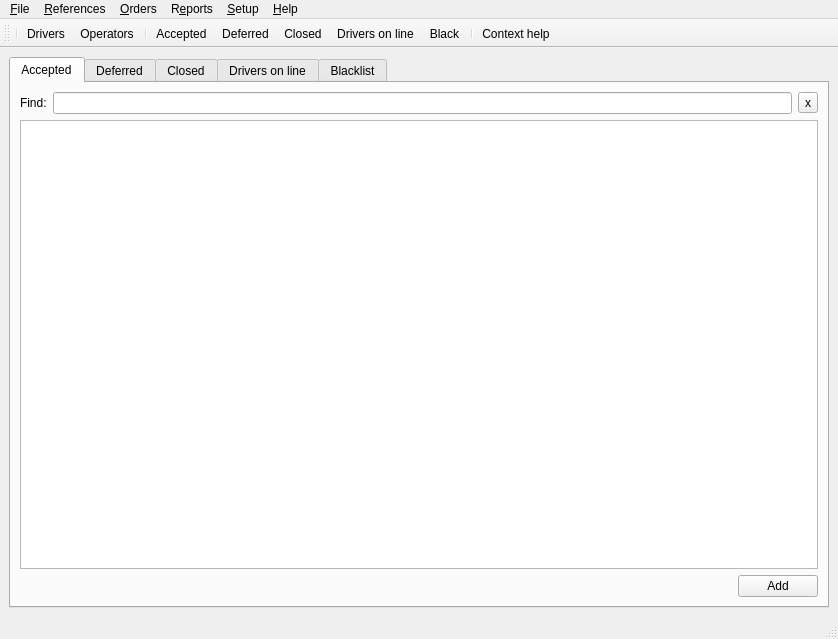
<ui version="4.0" >
 <class>MainWindow</class>
 <widget class="QMainWindow" name="MainWindow" >
  <property name="geometry" >
   <rect>
    <x>0</x>
    <y>0</y>
    <width>838</width>
    <height>639</height>
   </rect>
  </property>
  <property name="windowTitle" >
   <string>Qtaxi - version 0.01</string>
  </property>
  <widget class="QWidget" name="centralwidget" >
   <layout class="QGridLayout" >
    <property name="leftMargin" >
     <number>9</number>
    </property>
    <property name="topMargin" >
     <number>9</number>
    </property>
    <property name="rightMargin" >
     <number>9</number>
    </property>
    <property name="bottomMargin" >
     <number>9</number>
    </property>
    <property name="horizontalSpacing" >
     <number>6</number>
    </property>
    <property name="verticalSpacing" >
     <number>6</number>
    </property>
    <item row="0" column="0" >
     <widget class="QTabWidget" name="tabWidget" >
      <property name="currentIndex" >
       <number>0</number>
      </property>
      <widget class="QWidget" name="acceptedtab" >
       <attribute name="title" >
        <string>Accepted</string>
       </attribute>
       <attribute name="icon" >
        <iconset resource="../icons/resources.qrc" >:/32/new.png</iconset>
       </attribute>
       <layout class="QGridLayout" >
        <property name="leftMargin" >
         <number>9</number>
        </property>
        <property name="topMargin" >
         <number>9</number>
        </property>
        <property name="rightMargin" >
         <number>9</number>
        </property>
        <property name="bottomMargin" >
         <number>9</number>
        </property>
        <property name="horizontalSpacing" >
         <number>6</number>
        </property>
        <property name="verticalSpacing" >
         <number>6</number>
        </property>
        <item row="0" column="0" >
         <layout class="QVBoxLayout" >
          <property name="spacing" >
           <number>6</number>
          </property>
          <property name="leftMargin" >
           <number>0</number>
          </property>
          <property name="topMargin" >
           <number>0</number>
          </property>
          <property name="rightMargin" >
           <number>0</number>
          </property>
          <property name="bottomMargin" >
           <number>0</number>
          </property>
          <item>
           <layout class="QHBoxLayout" >
            <property name="spacing" >
             <number>6</number>
            </property>
            <property name="leftMargin" >
             <number>0</number>
            </property>
            <property name="topMargin" >
             <number>0</number>
            </property>
            <property name="rightMargin" >
             <number>0</number>
            </property>
            <property name="bottomMargin" >
             <number>0</number>
            </property>
            <item>
             <widget class="QLabel" name="label_2" >
              <property name="text" >
               <string>Find:</string>
              </property>
             </widget>
            </item>
            <item>
             <widget class="QLineEdit" name="accepedfindlineEdit" />
            </item>
            <item>
             <widget class="QToolButton" name="acceptedfindtoolButton" >
              <property name="text" >
               <string>x</string>
              </property>
             </widget>
            </item>
           </layout>
          </item>
          <item>
           <widget class="QTableView" name="acceptedtableView" >
            <property name="selectionMode" >
             <enum>QAbstractItemView::SingleSelection</enum>
            </property>
            <property name="selectionBehavior" >
             <enum>QAbstractItemView::SelectRows</enum>
            </property>
           </widget>
          </item>
          <item>
           <layout class="QHBoxLayout" >
            <property name="spacing" >
             <number>6</number>
            </property>
            <property name="leftMargin" >
             <number>0</number>
            </property>
            <property name="topMargin" >
             <number>0</number>
            </property>
            <property name="rightMargin" >
             <number>0</number>
            </property>
            <property name="bottomMargin" >
             <number>0</number>
            </property>
            <item>
             <spacer>
              <property name="orientation" >
               <enum>Qt::Horizontal</enum>
              </property>
              <property name="sizeHint" >
               <size>
                <width>40</width>
                <height>20</height>
               </size>
              </property>
             </spacer>
            </item>
            <item>
             <widget class="QPushButton" name="addacceptedpushButton" >
              <property name="text" >
               <string>Add</string>
              </property>
             </widget>
            </item>
           </layout>
          </item>
         </layout>
        </item>
       </layout>
      </widget>
      <widget class="QWidget" name="deferredtab" >
       <attribute name="title" >
        <string>Deferred</string>
       </attribute>
       <attribute name="icon" >
        <iconset resource="../icons/resources.qrc" >:/32/history.png</iconset>
       </attribute>
       <layout class="QGridLayout" >
        <property name="leftMargin" >
         <number>9</number>
        </property>
        <property name="topMargin" >
         <number>9</number>
        </property>
        <property name="rightMargin" >
         <number>9</number>
        </property>
        <property name="bottomMargin" >
         <number>9</number>
        </property>
        <property name="horizontalSpacing" >
         <number>6</number>
        </property>
        <property name="verticalSpacing" >
         <number>6</number>
        </property>
        <item row="0" column="0" >
         <layout class="QVBoxLayout" >
          <property name="spacing" >
           <number>6</number>
          </property>
          <property name="leftMargin" >
           <number>0</number>
          </property>
          <property name="topMargin" >
           <number>0</number>
          </property>
          <property name="rightMargin" >
           <number>0</number>
          </property>
          <property name="bottomMargin" >
           <number>0</number>
          </property>
          <item>
           <layout class="QHBoxLayout" >
            <property name="spacing" >
             <number>6</number>
            </property>
            <property name="leftMargin" >
             <number>0</number>
            </property>
            <property name="topMargin" >
             <number>0</number>
            </property>
            <property name="rightMargin" >
             <number>0</number>
            </property>
            <property name="bottomMargin" >
             <number>0</number>
            </property>
            <item>
             <widget class="QLabel" name="label_3" >
              <property name="text" >
               <string>Find:</string>
              </property>
             </widget>
            </item>
            <item>
             <widget class="QLineEdit" name="deferredfindlineEdit" />
            </item>
            <item>
             <widget class="QToolButton" name="deferredfindtoolButton" >
              <property name="text" >
               <string>x</string>
              </property>
             </widget>
            </item>
           </layout>
          </item>
          <item>
           <widget class="QTableView" name="deferredtableView" >
            <property name="selectionMode" >
             <enum>QAbstractItemView::SingleSelection</enum>
            </property>
            <property name="selectionBehavior" >
             <enum>QAbstractItemView::SelectRows</enum>
            </property>
           </widget>
          </item>
          <item>
           <layout class="QHBoxLayout" >
            <property name="spacing" >
             <number>6</number>
            </property>
            <property name="leftMargin" >
             <number>0</number>
            </property>
            <property name="topMargin" >
             <number>0</number>
            </property>
            <property name="rightMargin" >
             <number>0</number>
            </property>
            <property name="bottomMargin" >
             <number>0</number>
            </property>
            <item>
             <spacer>
              <property name="orientation" >
               <enum>Qt::Horizontal</enum>
              </property>
              <property name="sizeHint" >
               <size>
                <width>40</width>
                <height>20</height>
               </size>
              </property>
             </spacer>
            </item>
            <item>
             <widget class="QPushButton" name="adddeferredpushButton" >
              <property name="text" >
               <string>Add</string>
              </property>
             </widget>
            </item>
           </layout>
          </item>
         </layout>
        </item>
       </layout>
      </widget>
      <widget class="QWidget" name="closedtab" >
       <attribute name="title" >
        <string>Closed</string>
       </attribute>
       <attribute name="icon" >
        <iconset resource="../icons/resources.qrc" >:/32/apply.png</iconset>
       </attribute>
       <layout class="QGridLayout" >
        <property name="leftMargin" >
         <number>9</number>
        </property>
        <property name="topMargin" >
         <number>9</number>
        </property>
        <property name="rightMargin" >
         <number>9</number>
        </property>
        <property name="bottomMargin" >
         <number>9</number>
        </property>
        <property name="horizontalSpacing" >
         <number>6</number>
        </property>
        <property name="verticalSpacing" >
         <number>6</number>
        </property>
        <item row="0" column="0" >
         <layout class="QVBoxLayout" >
          <property name="spacing" >
           <number>6</number>
          </property>
          <property name="leftMargin" >
           <number>0</number>
          </property>
          <property name="topMargin" >
           <number>0</number>
          </property>
          <property name="rightMargin" >
           <number>0</number>
          </property>
          <property name="bottomMargin" >
           <number>0</number>
          </property>
          <item>
           <layout class="QHBoxLayout" >
            <property name="spacing" >
             <number>6</number>
            </property>
            <property name="leftMargin" >
             <number>0</number>
            </property>
            <property name="topMargin" >
             <number>0</number>
            </property>
            <property name="rightMargin" >
             <number>0</number>
            </property>
            <property name="bottomMargin" >
             <number>0</number>
            </property>
            <item>
             <widget class="QLabel" name="label_4" >
              <property name="text" >
               <string>Find:</string>
              </property>
             </widget>
            </item>
            <item>
             <widget class="QLineEdit" name="closedfindlineEdit" />
            </item>
            <item>
             <widget class="QToolButton" name="closedfindtoolButton" >
              <property name="text" >
               <string>x</string>
              </property>
             </widget>
            </item>
           </layout>
          </item>
          <item>
           <widget class="QTableView" name="closedtableView" >
            <property name="selectionMode" >
             <enum>QAbstractItemView::SingleSelection</enum>
            </property>
            <property name="selectionBehavior" >
             <enum>QAbstractItemView::SelectRows</enum>
            </property>
           </widget>
          </item>
          <item>
           <layout class="QHBoxLayout" >
            <property name="spacing" >
             <number>6</number>
            </property>
            <property name="leftMargin" >
             <number>0</number>
            </property>
            <property name="topMargin" >
             <number>0</number>
            </property>
            <property name="rightMargin" >
             <number>0</number>
            </property>
            <property name="bottomMargin" >
             <number>0</number>
            </property>
            <item>
             <spacer>
              <property name="orientation" >
               <enum>Qt::Horizontal</enum>
              </property>
              <property name="sizeHint" >
               <size>
                <width>40</width>
                <height>20</height>
               </size>
              </property>
             </spacer>
            </item>
            <item>
             <widget class="QPushButton" name="printclosedpushButton" >
              <property name="text" >
               <string>Print</string>
              </property>
             </widget>
            </item>
           </layout>
          </item>
         </layout>
        </item>
       </layout>
      </widget>
      <widget class="QWidget" name="driversonlinetab" >
       <attribute name="title" >
        <string>Drivers on line</string>
       </attribute>
       <attribute name="icon" >
        <iconset resource="../icons/resources.qrc" >:/32/driversonline.png</iconset>
       </attribute>
       <layout class="QGridLayout" >
        <property name="leftMargin" >
         <number>9</number>
        </property>
        <property name="topMargin" >
         <number>9</number>
        </property>
        <property name="rightMargin" >
         <number>9</number>
        </property>
        <property name="bottomMargin" >
         <number>9</number>
        </property>
        <property name="horizontalSpacing" >
         <number>6</number>
        </property>
        <property name="verticalSpacing" >
         <number>6</number>
        </property>
        <item row="0" column="0" >
         <layout class="QVBoxLayout" >
          <property name="spacing" >
           <number>6</number>
          </property>
          <property name="leftMargin" >
           <number>0</number>
          </property>
          <property name="topMargin" >
           <number>0</number>
          </property>
          <property name="rightMargin" >
           <number>0</number>
          </property>
          <property name="bottomMargin" >
           <number>0</number>
          </property>
          <item>
           <layout class="QHBoxLayout" >
            <property name="spacing" >
             <number>6</number>
            </property>
            <property name="leftMargin" >
             <number>0</number>
            </property>
            <property name="topMargin" >
             <number>0</number>
            </property>
            <property name="rightMargin" >
             <number>0</number>
            </property>
            <property name="bottomMargin" >
             <number>0</number>
            </property>
            <item>
             <widget class="QLabel" name="label" >
              <property name="text" >
               <string>Find:</string>
              </property>
             </widget>
            </item>
            <item>
             <widget class="QLineEdit" name="driversfindlineEdit" />
            </item>
            <item>
             <widget class="QToolButton" name="driversfindtoolButton" >
              <property name="text" >
               <string>x</string>
              </property>
             </widget>
            </item>
           </layout>
          </item>
          <item>
           <layout class="QHBoxLayout" >
            <property name="spacing" >
             <number>6</number>
            </property>
            <property name="leftMargin" >
             <number>0</number>
            </property>
            <property name="topMargin" >
             <number>0</number>
            </property>
            <property name="rightMargin" >
             <number>0</number>
            </property>
            <property name="bottomMargin" >
             <number>0</number>
            </property>
            <item>
             <widget class="QListView" name="driverslistView" >
              <property name="maximumSize" >
               <size>
                <width>150</width>
                <height>16777215</height>
               </size>
              </property>
             </widget>
            </item>
            <item>
             <layout class="QVBoxLayout" >
              <property name="spacing" >
               <number>6</number>
              </property>
              <property name="leftMargin" >
               <number>0</number>
              </property>
              <property name="topMargin" >
               <number>0</number>
              </property>
              <property name="rightMargin" >
               <number>0</number>
              </property>
              <property name="bottomMargin" >
               <number>0</number>
              </property>
              <item>
               <spacer>
                <property name="orientation" >
                 <enum>Qt::Vertical</enum>
                </property>
                <property name="sizeHint" >
                 <size>
                  <width>20</width>
                  <height>40</height>
                 </size>
                </property>
               </spacer>
              </item>
              <item>
               <widget class="QToolButton" name="todoltoolButton" >
                <property name="text" >
                 <string/>
                </property>
                <property name="icon" >
                 <iconset resource="../icons/resources.qrc" >:/16/rigth16.png</iconset>
                </property>
               </widget>
              </item>
              <item>
               <widget class="QToolButton" name="fromdoltoolButton" >
                <property name="text" >
                 <string/>
                </property>
                <property name="icon" >
                 <iconset resource="../icons/resources.qrc" >:/16/left16.png</iconset>
                </property>
               </widget>
              </item>
              <item>
               <spacer>
                <property name="orientation" >
                 <enum>Qt::Vertical</enum>
                </property>
                <property name="sizeHint" >
                 <size>
                  <width>20</width>
                  <height>40</height>
                 </size>
                </property>
               </spacer>
              </item>
             </layout>
            </item>
            <item>
             <widget class="QTableView" name="driverstableView" >
              <property name="selectionMode" >
               <enum>QAbstractItemView::SingleSelection</enum>
              </property>
              <property name="selectionBehavior" >
               <enum>QAbstractItemView::SelectRows</enum>
              </property>
             </widget>
            </item>
            <item>
             <widget class="QTreeView" name="parkingtreeView" >
              <property name="maximumSize" >
               <size>
                <width>150</width>
                <height>16777215</height>
               </size>
              </property>
             </widget>
            </item>
           </layout>
          </item>
         </layout>
        </item>
       </layout>
      </widget>
      <widget class="QWidget" name="blacktab" >
       <attribute name="title" >
        <string>Blacklist</string>
       </attribute>
       <attribute name="icon" >
        <iconset resource="../icons/resources.qrc" >:/32/file_del.png</iconset>
       </attribute>
       <layout class="QGridLayout" >
        <property name="leftMargin" >
         <number>9</number>
        </property>
        <property name="topMargin" >
         <number>9</number>
        </property>
        <property name="rightMargin" >
         <number>9</number>
        </property>
        <property name="bottomMargin" >
         <number>9</number>
        </property>
        <property name="horizontalSpacing" >
         <number>6</number>
        </property>
        <property name="verticalSpacing" >
         <number>6</number>
        </property>
        <item row="0" column="0" >
         <layout class="QVBoxLayout" >
          <property name="spacing" >
           <number>6</number>
          </property>
          <property name="leftMargin" >
           <number>0</number>
          </property>
          <property name="topMargin" >
           <number>0</number>
          </property>
          <property name="rightMargin" >
           <number>0</number>
          </property>
          <property name="bottomMargin" >
           <number>0</number>
          </property>
          <item>
           <layout class="QHBoxLayout" >
            <property name="spacing" >
             <number>6</number>
            </property>
            <property name="leftMargin" >
             <number>0</number>
            </property>
            <property name="topMargin" >
             <number>0</number>
            </property>
            <property name="rightMargin" >
             <number>0</number>
            </property>
            <property name="bottomMargin" >
             <number>0</number>
            </property>
            <item>
             <widget class="QLabel" name="label_5" >
              <property name="text" >
               <string>Find:</string>
              </property>
             </widget>
            </item>
            <item>
             <widget class="QLineEdit" name="blackfindlineEdit" />
            </item>
            <item>
             <widget class="QToolButton" name="blackfindtoolButton" >
              <property name="text" >
               <string>x</string>
              </property>
             </widget>
            </item>
           </layout>
          </item>
          <item>
           <widget class="QTableView" name="blacktableView" >
            <property name="selectionMode" >
             <enum>QAbstractItemView::SingleSelection</enum>
            </property>
            <property name="selectionBehavior" >
             <enum>QAbstractItemView::SelectRows</enum>
            </property>
           </widget>
          </item>
          <item>
           <layout class="QHBoxLayout" >
            <property name="spacing" >
             <number>6</number>
            </property>
            <property name="leftMargin" >
             <number>0</number>
            </property>
            <property name="topMargin" >
             <number>0</number>
            </property>
            <property name="rightMargin" >
             <number>0</number>
            </property>
            <property name="bottomMargin" >
             <number>0</number>
            </property>
            <item>
             <spacer>
              <property name="orientation" >
               <enum>Qt::Horizontal</enum>
              </property>
              <property name="sizeHint" >
               <size>
                <width>40</width>
                <height>20</height>
               </size>
              </property>
             </spacer>
            </item>
            <item>
             <widget class="QPushButton" name="printblackpushButton" >
              <property name="text" >
               <string>Print</string>
              </property>
             </widget>
            </item>
           </layout>
          </item>
         </layout>
        </item>
       </layout>
      </widget>
     </widget>
    </item>
   </layout>
  </widget>
  <widget class="QMenuBar" name="menubar" >
   <property name="geometry" >
    <rect>
     <x>0</x>
     <y>0</y>
     <width>838</width>
     <height>21</height>
    </rect>
   </property>
   <widget class="QMenu" name="menuSetup" >
    <property name="title" >
     <string>&amp;Setup</string>
    </property>
    <addaction name="actionConnection" />
   </widget>
   <widget class="QMenu" name="menuHelp" >
    <property name="title" >
     <string>&amp;Help</string>
    </property>
    <addaction name="actionAbout_Qtaxi" />
    <addaction name="actionContext_help" />
   </widget>
   <widget class="QMenu" name="menuOrders" >
    <property name="title" >
     <string>&amp;Orders</string>
    </property>
    <addaction name="actionAccepted" />
    <addaction name="actionDeferred" />
    <addaction name="actionClosed" />
    <addaction name="actionDriversonline" />
    <addaction name="actionBlack" />
   </widget>
   <widget class="QMenu" name="menuReferenses" >
    <property name="title" >
     <string>&amp;References</string>
    </property>
    <addaction name="actionDrivers" />
    <addaction name="actionOperators" />
    <addaction name="actionCities" />
    <addaction name="actionStreets" />
    <addaction name="actionCars" />
    <addaction name="separator" />
    <addaction name="actionCarting" />
    <addaction name="actionCost" />
    <addaction name="separator" />
    <addaction name="actionParking" />
    <addaction name="actionClients" />
   </widget>
   <widget class="QMenu" name="menuReports" >
    <property name="title" >
     <string>R&amp;eports</string>
    </property>
    <addaction name="actionBest_operator" />
    <addaction name="actionBest_driver" />
    <addaction name="actionProfit_margin" />
    <addaction name="actionClients_list" />
   </widget>
   <widget class="QMenu" name="menuFile" >
    <property name="title" >
     <string>&amp;File</string>
    </property>
    <addaction name="actionQuit" />
   </widget>
   <addaction name="menuFile" />
   <addaction name="menuReferenses" />
   <addaction name="menuOrders" />
   <addaction name="menuReports" />
   <addaction name="menuSetup" />
   <addaction name="menuHelp" />
  </widget>
  <widget class="QStatusBar" name="statusbar" />
  <widget class="QToolBar" name="toolBar" >
   <property name="orientation" >
    <enum>Qt::Horizontal</enum>
   </property>
   <attribute name="toolBarArea" >
    <enum>TopToolBarArea</enum>
   </attribute>
   <attribute name="toolBarBreak" >
    <bool>false</bool>
   </attribute>
   <addaction name="separator" />
   <addaction name="actionDrivers" />
   <addaction name="actionOperators" />
   <addaction name="separator" />
   <addaction name="actionAccepted" />
   <addaction name="actionDeferred" />
   <addaction name="actionClosed" />
   <addaction name="actionDriversonline" />
   <addaction name="actionBlack" />
   <addaction name="separator" />
   <addaction name="actionContext_help" />
  </widget>
  <action name="actionQuit" >
   <property name="icon" >
    <iconset resource="../icons/resources.qrc" >:/32/undo.png</iconset>
   </property>
   <property name="text" >
    <string>Quit</string>
   </property>
   <property name="shortcut" >
    <string>Ctrl+Q</string>
   </property>
  </action>
  <action name="actionDrivers" >
   <property name="icon" >
    <iconset resource="../icons/resources.qrc" >:/32/delivery.png</iconset>
   </property>
   <property name="text" >
    <string>Drivers</string>
   </property>
   <property name="shortcut" >
    <string>Ctrl+D</string>
   </property>
  </action>
  <action name="actionOperators" >
   <property name="icon" >
    <iconset resource="../icons/resources.qrc" >:/32/user.png</iconset>
   </property>
   <property name="text" >
    <string>Operators</string>
   </property>
   <property name="shortcut" >
    <string>Ctrl+O</string>
   </property>
  </action>
  <action name="actionCities" >
   <property name="text" >
    <string>Cities</string>
   </property>
   <property name="shortcut" >
    <string>Ctrl+C</string>
   </property>
  </action>
  <action name="actionStreets" >
   <property name="text" >
    <string>Streets</string>
   </property>
   <property name="shortcut" >
    <string>Ctrl+S</string>
   </property>
  </action>
  <action name="actionConnection" >
   <property name="icon" >
    <iconset resource="../icons/resources.qrc" >:/32/web_connect.png</iconset>
   </property>
   <property name="text" >
    <string>Connection</string>
   </property>
  </action>
  <action name="actionCars" >
   <property name="text" >
    <string>Cars</string>
   </property>
   <property name="shortcut" >
    <string>Ctrl+V</string>
   </property>
  </action>
  <action name="actionCost" >
   <property name="icon" >
    <iconset resource="../icons/resources.qrc" >:/32/money.png</iconset>
   </property>
   <property name="text" >
    <string>Cost</string>
   </property>
   <property name="shortcut" >
    <string>Ctrl+M</string>
   </property>
  </action>
  <action name="actionCarting" >
   <property name="text" >
    <string>Carting</string>
   </property>
   <property name="shortcut" >
    <string>Ctrl+T</string>
   </property>
  </action>
  <action name="actionAccepted" >
   <property name="icon" >
    <iconset resource="../icons/resources.qrc" >:/32/new.png</iconset>
   </property>
   <property name="text" >
    <string>Accepted</string>
   </property>
   <property name="shortcut" >
    <string>Ctrl+1</string>
   </property>
  </action>
  <action name="actionDeferred" >
   <property name="icon" >
    <iconset resource="../icons/resources.qrc" >:/32/history.png</iconset>
   </property>
   <property name="text" >
    <string>Deferred</string>
   </property>
   <property name="shortcut" >
    <string>Ctrl+2</string>
   </property>
  </action>
  <action name="actionClosed" >
   <property name="icon" >
    <iconset resource="../icons/resources.qrc" >:/32/apply.png</iconset>
   </property>
   <property name="text" >
    <string>Closed</string>
   </property>
   <property name="shortcut" >
    <string>Ctrl+3</string>
   </property>
  </action>
  <action name="actionBlack" >
   <property name="icon" >
    <iconset resource="../icons/resources.qrc" >:/32/file_del.png</iconset>
   </property>
   <property name="text" >
    <string>Black</string>
   </property>
   <property name="shortcut" >
    <string>Ctrl+5</string>
   </property>
  </action>
  <action name="actionDriversonline" >
   <property name="icon" >
    <iconset resource="../icons/resources.qrc" >:/32/driversonline.png</iconset>
   </property>
   <property name="text" >
    <string>Drivers on line</string>
   </property>
   <property name="shortcut" >
    <string>Ctrl+4</string>
   </property>
  </action>
  <action name="actionAbout_Qtaxi" >
   <property name="text" >
    <string>About Qtaxi</string>
   </property>
  </action>
  <action name="actionContext_help" >
   <property name="icon" >
    <iconset resource="../icons/resources.qrc" >:/32/help.png</iconset>
   </property>
   <property name="text" >
    <string>Context help</string>
   </property>
   <property name="shortcut" >
    <string>F1</string>
   </property>
  </action>
  <action name="actionParking" >
   <property name="text" >
    <string>Parking</string>
   </property>
  </action>
  <action name="actionBest_operator" >
   <property name="text" >
    <string>Best operator</string>
   </property>
  </action>
  <action name="actionBest_driver" >
   <property name="text" >
    <string>Best driver</string>
   </property>
  </action>
  <action name="actionProfit_margin" >
   <property name="text" >
    <string>Profit margin</string>
   </property>
  </action>
  <action name="actionClients" >
   <property name="icon" >
    <iconset resource="../icons/resources.qrc" >:/32/clients.png</iconset>
   </property>
   <property name="text" >
    <string>Clients</string>
   </property>
  </action>
  <action name="actionClients_list" >
   <property name="text" >
    <string>Clients list</string>
   </property>
  </action>
 </widget>
 <resources>
  <include location="../icons/resources.qrc" />
 </resources>
 <connections>
  <connection>
   <sender>actionQuit</sender>
   <signal>triggered()</signal>
   <receiver>MainWindow</receiver>
   <slot>close()</slot>
   <hints>
    <hint type="sourcelabel" >
     <x>-1</x>
     <y>-1</y>
    </hint>
    <hint type="destinationlabel" >
     <x>422</x>
     <y>342</y>
    </hint>
   </hints>
  </connection>
  <connection>
   <sender>acceptedfindtoolButton</sender>
   <signal>clicked()</signal>
   <receiver>accepedfindlineEdit</receiver>
   <slot>clear()</slot>
   <hints>
    <hint type="sourcelabel" >
     <x>813</x>
     <y>119</y>
    </hint>
    <hint type="destinationlabel" >
     <x>115</x>
     <y>104</y>
    </hint>
   </hints>
  </connection>
  <connection>
   <sender>deferredfindtoolButton</sender>
   <signal>clicked()</signal>
   <receiver>deferredfindlineEdit</receiver>
   <slot>clear()</slot>
   <hints>
    <hint type="sourcelabel" >
     <x>110</x>
     <y>118</y>
    </hint>
    <hint type="destinationlabel" >
     <x>110</x>
     <y>118</y>
    </hint>
   </hints>
  </connection>
  <connection>
   <sender>closedfindtoolButton</sender>
   <signal>clicked()</signal>
   <receiver>closedfindlineEdit</receiver>
   <slot>clear()</slot>
   <hints>
    <hint type="sourcelabel" >
     <x>110</x>
     <y>118</y>
    </hint>
    <hint type="destinationlabel" >
     <x>110</x>
     <y>118</y>
    </hint>
   </hints>
  </connection>
  <connection>
   <sender>driversfindtoolButton</sender>
   <signal>clicked()</signal>
   <receiver>driversfindlineEdit</receiver>
   <slot>clear()</slot>
   <hints>
    <hint type="sourcelabel" >
     <x>813</x>
     <y>119</y>
    </hint>
    <hint type="destinationlabel" >
     <x>788</x>
     <y>119</y>
    </hint>
   </hints>
  </connection>
  <connection>
   <sender>blackfindtoolButton</sender>
   <signal>clicked()</signal>
   <receiver>blackfindlineEdit</receiver>
   <slot>clear()</slot>
   <hints>
    <hint type="sourcelabel" >
     <x>110</x>
     <y>118</y>
    </hint>
    <hint type="destinationlabel" >
     <x>110</x>
     <y>118</y>
    </hint>
   </hints>
  </connection>
 </connections>
</ui>
